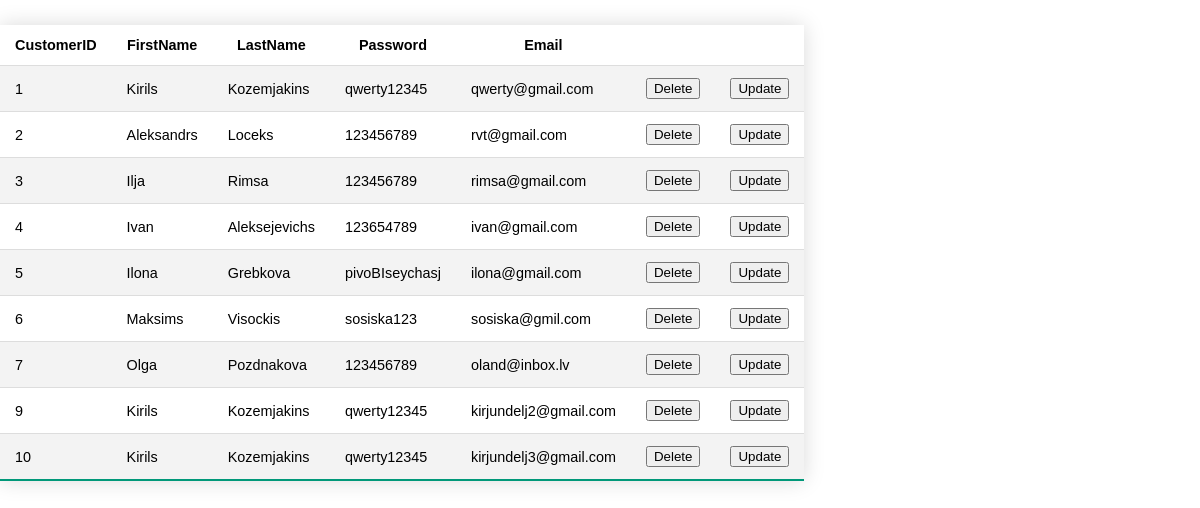
The page /user_data.php on the database its author committed.
### tables this page shows
CREATE TABLE IF NOT EXISTS `customer` (
  `CustomerID` int NOT NULL AUTO_INCREMENT,
  `FirstName` varchar(50) DEFAULT NULL,
  `LastName` varchar(50) DEFAULT NULL,
  `Password` varchar(50) DEFAULT NULL,
  `Email` varchar(50) DEFAULT NULL,
  `Access` int DEFAULT '0',
  PRIMARY KEY (`CustomerID`)
);

### user_data.php (the view, shortened to what this page needs)
<!DOCTYPE html>
<html>
<head>
	<link rel="stylesheet" href="css\user_data.css">
</head>
<body>
    <table class="styled-table">
        <tr>
            <th>CustomerID</th>
            <th>FirstName</th>
            <th>LastName</th>
            <th>Password</th>
            <th>Email</th>
            <th></th>
            <th></th>
        </tr>
        <?php
        $host = "127.0.0.1";
        $dbname = "booking";
        $username = "root";
        $password = "password";
        try {
            $conn = new PDO("mysql:host=$host;dbname=$dbname", $username, $password);
            $conn->setAttribute(PDO::ATTR_ERRMODE, PDO::ERRMODE_EXCEPTION);
            $query = $conn->prepare("SELECT * FROM customer");
            $query->execute();
            $results = $query->fetchAll();
        } catch (PDOException $e) {
            echo 'Error: ' . $e->getMessage();
        }
        foreach ($results as $row) {
            echo "<tr><td>" . $row['CustomerID'] . "</td>";
            echo "<td>" . $row['FirstName'] . "</td>";
            echo "<td>" . $row['LastName'] . "</td>";
            echo "<td>" . $row['Password'] . "</td>";
            echo "<td>" . $row['Email'] . "</td>";
            echo "<td>";
            echo "<form action='FunctionsPHP\delete_user.php' method='post'>";
            echo "<input type='submit' value='Delete'>";
            echo "</form>";
            echo "</td>";
            echo "<td>";
            echo "<button class='ShowUpdateForm'>Update</button>";
            echo "</td></tr>";
        }
        ?>
    </table>
</body>
</html>

### css/admin/user_data.css (style rules this page uses)
* { box-sizing: border-box; }
body { margin: 0; font-family: "Roboto", sans-serif; }
.styled-table { border-collapse: collapse; margin: 25px 0; font-size: 0.9em; font-family: sans-serif; min-width: 400px; box-shadow: 0 0 20px rgba(0, 0, 0, 0.15); }
.styled-table th, .styled-table td { padding: 12px 15px; }
.styled-table tbody tr { border-bottom: 1px solid #dddddd; }
.styled-table tbody tr:nth-of-type(even) { background-color: #f3f3f3; }
.styled-table tbody tr:last-of-type { border-bottom: 2px solid #009879; }

### rows shown on the page
customer: CustomerID "1", FirstName "Kirils", LastName "Kozemjakins", Password "qwerty12345", Email "qwerty@gmail.com"
customer: CustomerID "2", FirstName "Aleksandrs", LastName "Loceks", Password "123456789", Email "rvt@gmail.com"
customer: CustomerID "3", FirstName "Ilja", LastName "Rimsa", Password "123456789", Email "rimsa@gmail.com"
customer: CustomerID "4", FirstName "Ivan", LastName "Aleksejevichs", Password "123654789", Email "ivan@gmail.com"
customer: CustomerID "5", FirstName "Ilona", LastName "Grebkova", Password "pivoBIseychasj", Email "ilona@gmail.com"
customer: CustomerID "6", FirstName "Maksims", LastName "Visockis", Password "sosiska123", Email "sosiska@gmil.com"
customer: CustomerID "7", FirstName "Olga", LastName "Pozdnakova", Password "123456789", Email "oland@inbox.lv"
customer: CustomerID "9", FirstName "Kirils", LastName "Kozemjakins", Password "qwerty12345", Email "kirjundelj2@gmail.com"
customer: CustomerID "10", FirstName "Kirils", LastName "Kozemjakins", Password "qwerty12345", Email "kirjundelj3@gmail.com"
